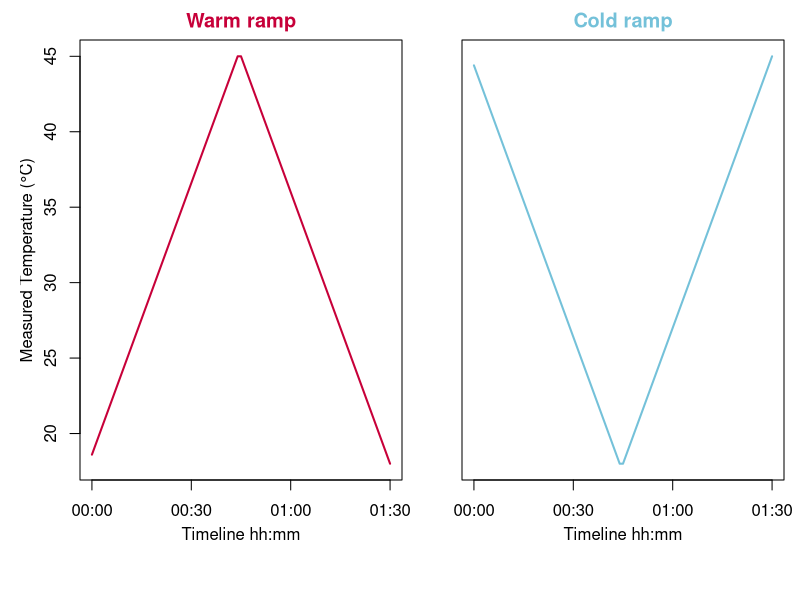

R code for this plot:
## ---- chunk 1
# create the dataset
time = seq(
  from = as.POSIXct("2021-01-01 00:00"),
  to = as.POSIXct("2021-01-01 01:30"),
  by = "min"
)
temp = seq(from = 18 ,
           to = 45,
           by = (45 - 18) / floor(length(time) / 2))
tempW <- c(temp, rev(temp))
tempC <- c(rev(temp), temp)

# plot the warm and cold Ramps
par(
  mfrow = c(1, 2),
  oma = c(1, 1, 0, 0.8),
  mar = c(5, 3, 2, 0),
  mgp = c(2.2, 1, 0),
  bg="transparent"
)

plot(
  tempW[-1] ~ time,
  type = "l",
  lwd = 2.0,
  col = "#C70039",
  main = "Warm ramp",
  col.main = "#C70039",
  xlab = "Timeline hh:mm",
  ylab = "Measured Temperature (°C)"
)

plot(
  tempC[-1] ~ time,
  type = "l",
  lwd = 2.0,
  col = "#74C1D9",
  main = "Cold ramp",
  col.main = "#74C1D9",
  xlab = "Timeline hh:mm",
  ylab = "",
  yaxt = "n"
)
